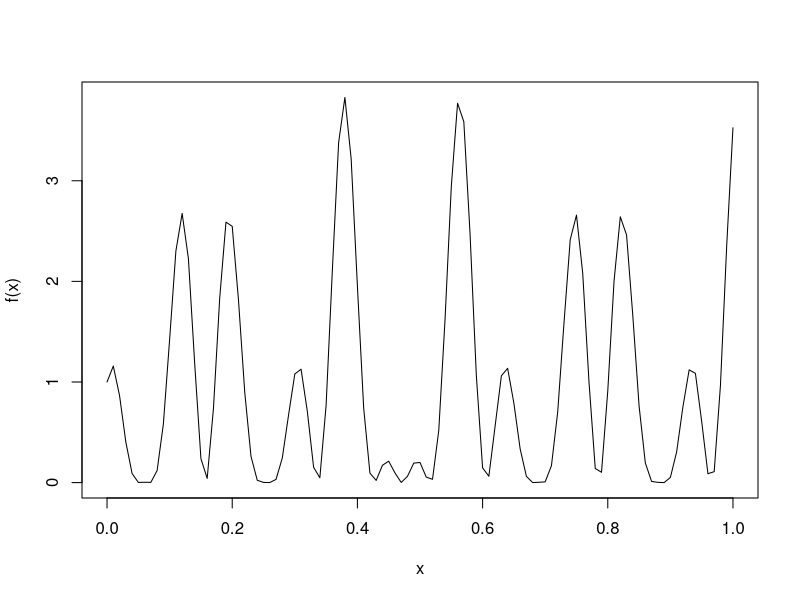

The R source for this figure:
f=function(x) (cos(50*x)+sin(20*x))^2
curve(f, 0, 1)
optimise(f,c(0,1),maximum = TRUE)
nlm(function(x) -f(x), 0) # terrible since it will get stuck in local modes

# stochastic search
u=runif(1e3,0,1)
r.f=f(u)
i=which.max(r.f)

unif_rejection_irregular=function(n) {
  y=runif(n,0,1) # uniform proposal density
  M=4 # higher value than f(x) can take; not ideal since we can't know this!
  u=runif(n,0,1)
  accept = (u < (f(y)/M))
  x=y[accept]
  return(x) # accepted values only
}

x=unif_rejection_irregular(1e5)
r.f=f(x)
i=which.max(r.f)
x[i]
r.f[i]



